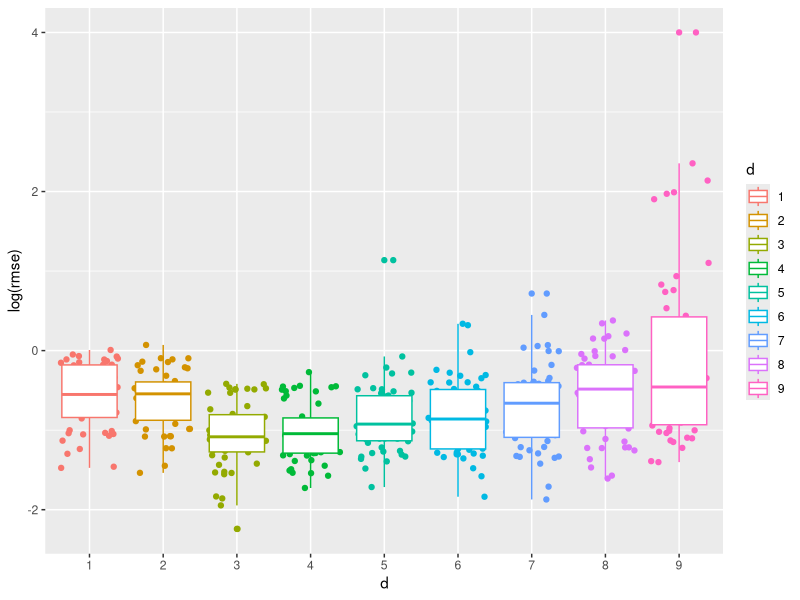

Source code (R):
## ---- chunk 1
knitr::opts_chunk$set(echo = TRUE)

library("knitr")
library("dplyr")
library("ggplot2")
library("flextable")
library("data.table")
## ---- chunk 2
poly_data <- fread("../data/poly_data.txt")
## ---- chunk 3
## df = data frame with the data
## n = size of the test set
## d = complexity parameter
cross_validate <- function(df, n, d) {
  
  ## split train/test
  vec <- sample(nrow(df), n)
  test <- df[vec, -1]
  train <- df[!vec, -1]
  
  fit <- lm(y ~ poly(x = x, degree = d, raw = TRUE), data = train)
  
  predictions <- predict(fit, test, interval="none", type = "response", na.action=na.pass)
  preds = cbind(test, predictions)
  
  temp <- preds |>
  mutate(squared_error = (y-predictions)^2) |>
  summarise(rmse = sqrt(mean(squared_error)), r = round(cor(y, predictions, method = "pearson"),3), pct_error = 100*rmse/abs(mean(train$y)))
  
  return(temp)
}
## ---- chunk 4
cross_validate(df = poly_data, n = 4, d = 1) |>
  regulartable() |>
  autofit()
## ---- chunk 5
dval = seq(1,9) ## values of the hyperparameter to be tested
nrep = 50 ## n. of replicates for each value of d
ntest = 5 ## size of the test set

res = data.frame(NULL)

for (d in dval) {
  
  print(paste("trying complexity value = ", d))
  for (i in 1:nrep) {
    
    # print(paste("replicate n.", i))
  
    temp = cross_validate(df = poly_data, n = ntest, d = d)
  
    temp$rep = i
    temp$test_size = ntest
    temp$d = d
  
    res = rbind.data.frame(res, temp)
  }
}

## ---- chunk 6
res$d = factor(res$d)
ggplot(res, aes(x = d, y = log(rmse))) + geom_jitter(aes(color=d)) + geom_boxplot(aes(color=d))
## ---- chunk 7
temp <- res |>
  group_by(d) |>
  summarise(avg = mean(rmse))

temp |>
  regulartable() |>
  autofit()
## ---- chunk 8
temp[which.min(temp$avg),]
